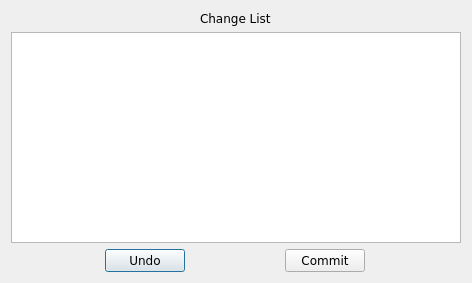
<?xml version="1.0" encoding="UTF-8"?>
<ui version="4.0">
 <class>changeConfigDialog</class>
 <widget class="QDialog" name="changeConfigDialog">
  <property name="geometry">
   <rect>
    <x>0</x>
    <y>0</y>
    <width>472</width>
    <height>283</height>
   </rect>
  </property>
  <property name="windowTitle">
   <string>Commit</string>
  </property>
  <layout class="QVBoxLayout" name="verticalLayout">
   <item alignment="Qt::AlignHCenter">
    <widget class="QLabel" name="changeListLabel">
     <property name="font">
      <font>
       <family>Verdana</family>
      </font>
     </property>
     <property name="text">
      <string>Change List</string>
     </property>
    </widget>
   </item>
   <item>
    <widget class="QTextEdit" name="changeListText">
     <property name="font">
      <font>
       <family>Verdana</family>
      </font>
     </property>
     <property name="readOnly">
      <bool>true</bool>
     </property>
    </widget>
   </item>
   <item>
    <layout class="QHBoxLayout" name="buttonsHL">
     <item>
      <widget class="QPushButton" name="undoButton">
       <property name="sizePolicy">
        <sizepolicy hsizetype="Fixed" vsizetype="Fixed">
         <horstretch>0</horstretch>
         <verstretch>0</verstretch>
        </sizepolicy>
       </property>
       <property name="font">
        <font>
         <family>Verdana</family>
        </font>
       </property>
       <property name="text">
        <string>Undo</string>
       </property>
      </widget>
     </item>
     <item>
      <widget class="QPushButton" name="commitButton">
       <property name="sizePolicy">
        <sizepolicy hsizetype="Fixed" vsizetype="Fixed">
         <horstretch>0</horstretch>
         <verstretch>0</verstretch>
        </sizepolicy>
       </property>
       <property name="font">
        <font>
         <family>Verdana</family>
        </font>
       </property>
       <property name="text">
        <string>Commit</string>
       </property>
      </widget>
     </item>
    </layout>
   </item>
  </layout>
 </widget>
 <resources/>
 <connections/>
</ui>
